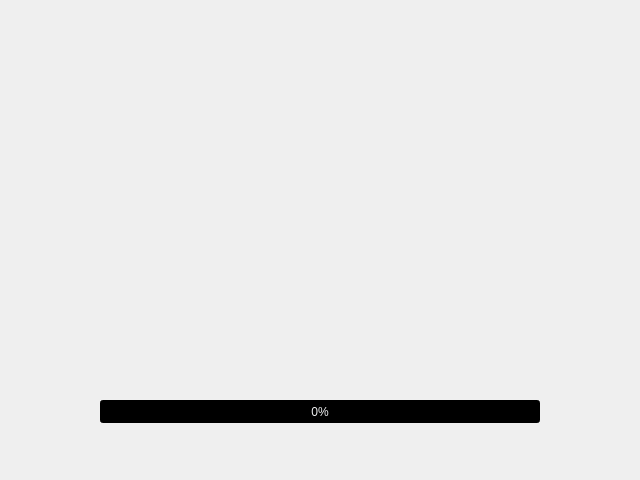
<?xml version="1.0" encoding="UTF-8"?>
<ui version="4.0">
 <class>MainWindow</class>
 <widget class="QMainWindow" name="MainWindow">
  <property name="geometry">
   <rect>
    <x>0</x>
    <y>0</y>
    <width>640</width>
    <height>480</height>
   </rect>
  </property>
  <property name="minimumSize">
   <size>
    <width>640</width>
    <height>480</height>
   </size>
  </property>
  <property name="maximumSize">
   <size>
    <width>640</width>
    <height>480</height>
   </size>
  </property>
  <property name="windowTitle">
   <string>HACKED</string>
  </property>
  <property name="styleSheet">
   <string notr="true">
QToolTip
{
    border: 1px solid #76797C;
    background-color: rgb(0, 0, 0);;
    color: white;
    padding: 5px;
    opacity: 200;
}

QWidget
{
    color: #eff0f1;
    background-color: #000000;
    selection-background-color:#3daee9;
    selection-color: #eff0f1;
    background-clip: border;
    border-image: none;
    border: 0px transparent black;
    outline: 0;
}

QWidget:item:hover
{
    background-color: #18465d;
    color: #eff0f1;
}

QWidget:item:selected
{
    background-color: #18465d;
}

QCheckBox
{
    spacing: 5px;
    outline: none;
    color: #eff0f1;
    margin-bottom: 2px;
}

QCheckBox:disabled
{
    color: #76797C;
}

QCheckBox::indicator,
QGroupBox::indicator
{
    width: 18px;
    height: 18px;
}
QGroupBox::indicator
{
    margin-left: 2px;
}

QCheckBox::indicator:unchecked
{
    image: url(:/qss_icons/rc/checkbox_unchecked.png);
}

QCheckBox::indicator:unchecked:hover,
QCheckBox::indicator:unchecked:focus,
QCheckBox::indicator:unchecked:pressed,
QGroupBox::indicator:unchecked:hover,
QGroupBox::indicator:unchecked:focus,
QGroupBox::indicator:unchecked:pressed
{
  border: none;
    image: url(:/qss_icons/rc/checkbox_unchecked_focus.png);
}

QCheckBox::indicator:checked
{
    image: url(:/qss_icons/rc/checkbox_checked.png);
}

QCheckBox::indicator:checked:hover,
QCheckBox::indicator:checked:focus,
QCheckBox::indicator:checked:pressed,
QGroupBox::indicator:checked:hover,
QGroupBox::indicator:checked:focus,
QGroupBox::indicator:checked:pressed
{
  border: none;
    image: url(:/qss_icons/rc/checkbox_checked_focus.png);
}


QCheckBox::indicator:indeterminate
{
    image: url(:/qss_icons/rc/checkbox_indeterminate.png);
}

QCheckBox::indicator:indeterminate:focus,
QCheckBox::indicator:indeterminate:hover,
QCheckBox::indicator:indeterminate:pressed
{
    image: url(:/qss_icons/rc/checkbox_indeterminate_focus.png);
}

QCheckBox::indicator:checked:disabled,
QGroupBox::indicator:checked:disabled
{
    image: url(:/qss_icons/rc/checkbox_checked_disabled.png);
}

QCheckBox::indicator:unchecked:disabled,
QGroupBox::indicator:unchecked:disabled
{
    image: url(:/qss_icons/rc/checkbox_unchecked_disabled.png);
}

QRadioButton
{
    spacing: 5px;
    outline: none;
    color: #eff0f1;
    margin-bottom: 2px;
}

QRadioButton:disabled
{
    color: #76797C;
}
QRadioButton::indicator
{
    width: 21px;
    height: 21px;
}

QRadioButton::indicator:unchecked
{
    image: url(:/qss_icons/rc/radio_unchecked.png);
}


QRadioButton::indicator:unchecked:hover,
QRadioButton::indicator:unchecked:focus,
QRadioButton::indicator:unchecked:pressed
{
    border: none;
    outline: none;
    image: url(:/qss_icons/rc/radio_unchecked_focus.png);
}

QRadioButton::indicator:checked
{
    border: none;
    outline: none;
    image: url(:/qss_icons/rc/radio_checked.png);
}

QRadioButton::indicator:checked:hover,
QRadioButton::indicator:checked:focus,
QRadioButton::indicator:checked:pressed
{
    border: none;
    outline: none;
    image: url(:/qss_icons/rc/radio_checked_focus.png);
}

QRadioButton::indicator:checked:disabled
{
    outline: none;
    image: url(:/qss_icons/rc/radio_checked_disabled.png);
}

QRadioButton::indicator:unchecked:disabled
{
    image: url(:/qss_icons/rc/radio_unchecked_disabled.png);
}


QMenuBar
{
    background-color: #31363b;
    color: #eff0f1;
}

QMenuBar::item
{
    background: transparent;
}

QMenuBar::item:selected
{
    background: transparent;
    border: 1px solid #76797C;
}

QMenuBar::item:pressed
{
    border: 1px solid #76797C;
    background-color: #3daee9;
    color: #eff0f1;
    margin-bottom:-1px;
    padding-bottom:1px;
}

QMenu
{
    border: 1px solid #76797C;
    color: #eff0f1;
    margin: 2px;
}

QMenu::icon
{
    margin: 5px;
}

QMenu::item
{
    padding: 5px 30px 5px 30px;
    border: 1px solid transparent; /* reserve space for selection border */
}

QMenu::item:selected
{
    color: #eff0f1;
}

QMenu::separator {
    height: 2px;
    background: lightblue;
    margin-left: 10px;
    margin-right: 5px;
}

QMenu::indicator {
    width: 18px;
    height: 18px;
}

/* non-exclusive indicator = check box style indicator
   (see QActionGroup::setExclusive) */
QMenu::indicator:non-exclusive:unchecked {
    image: url(:/qss_icons/rc/checkbox_unchecked.png);
}

QMenu::indicator:non-exclusive:unchecked:selected {
    image: url(:/qss_icons/rc/checkbox_unchecked_disabled.png);
}

QMenu::indicator:non-exclusive:checked {
    image: url(:/qss_icons/rc/checkbox_checked.png);
}

QMenu::indicator:non-exclusive:checked:selected {
    image: url(:/qss_icons/rc/checkbox_checked_disabled.png);
}

/* exclusive indicator = radio button style indicator (see QActionGroup::setExclusive) */
QMenu::indicator:exclusive:unchecked {
    image: url(:/qss_icons/rc/radio_unchecked.png);
}

QMenu::indicator:exclusive:unchecked:selected {
    image: url(:/qss_icons/rc/radio_unchecked_disabled.png);
}

QMenu::indicator:exclusive:checked {
    image: url(:/qss_icons/rc/radio_checked.png);
}

QMenu::indicator:exclusive:checked:selected {
    image: url(:/qss_icons/rc/radio_checked_disabled.png);
}

QMenu::right-arrow {
    margin: 5px;
    image: url(:/qss_icons/rc/right_arrow.png)
}


QWidget:disabled
{
    color: #454545;
    background-color: #31363b;
}

QAbstractItemView
{
    alternate-background-color: #31363b;
    color: #eff0f1;
    border: 1px solid 3A3939;
    border-radius: 2px;
}

QWidget:focus, QMenuBar:focus
{
    border: 1px solid #3daee9;
}

QTabWidget:focus, QCheckBox:focus, QRadioButton:focus, QSlider:focus
{
    border: none;
}

QLineEdit
{
    background-color: #232629;
    padding: 5px;
    border-style: solid;
    border: 1px solid #76797C;
    border-radius: 2px;
    color: #eff0f1;
}

QAbstractItemView QLineEdit
{
    padding: 0;
}

QGroupBox {
    border:1px solid #76797C;
    border-radius: 2px;
    margin-top: 20px;
}

QGroupBox::title {
    subcontrol-origin: margin;
    subcontrol-position: top center;
    padding-left: 10px;
    padding-right: 10px;
    padding-top: 10px;
}

QAbstractScrollArea
{
    border-radius: 2px;
    border: 1px solid #76797C;
    background-color: transparent;
}

QScrollBar:horizontal
{
    height: 15px;
    margin: 3px 15px 3px 15px;
    border: 1px transparent #2A2929;
    border-radius: 4px;
    background-color: #2A2929;
}

QScrollBar::handle:horizontal
{
    background-color: #605F5F;
    min-width: 5px;
    border-radius: 4px;
}

QScrollBar::add-line:horizontal
{
    margin: 0px 3px 0px 3px;
    border-image: url(:/qss_icons/rc/right_arrow_disabled.png);
    width: 10px;
    height: 10px;
    subcontrol-position: right;
    subcontrol-origin: margin;
}

QScrollBar::sub-line:horizontal
{
    margin: 0px 3px 0px 3px;
    border-image: url(:/qss_icons/rc/left_arrow_disabled.png);
    height: 10px;
    width: 10px;
    subcontrol-position: left;
    subcontrol-origin: margin;
}

QScrollBar::add-line:horizontal:hover,QScrollBar::add-line:horizontal:on
{
    border-image: url(:/qss_icons/rc/right_arrow.png);
    height: 10px;
    width: 10px;
    subcontrol-position: right;
    subcontrol-origin: margin;
}


QScrollBar::sub-line:horizontal:hover, QScrollBar::sub-line:horizontal:on
{
    border-image: url(:/qss_icons/rc/left_arrow.png);
    height: 10px;
    width: 10px;
    subcontrol-position: left;
    subcontrol-origin: margin;
}

QScrollBar::up-arrow:horizontal, QScrollBar::down-arrow:horizontal
{
    background: none;
}


QScrollBar::add-page:horizontal, QScrollBar::sub-page:horizontal
{
    background: none;
}

QScrollBar:vertical
{
    background-color: #2A2929;
    width: 15px;
    margin: 15px 3px 15px 3px;
    border: 1px transparent #2A2929;
    border-radius: 4px;
}

QScrollBar::handle:vertical
{
    background-color: #605F5F;
    min-height: 5px;
    border-radius: 4px;
}

QScrollBar::sub-line:vertical
{
    margin: 3px 0px 3px 0px;
    border-image: url(:/qss_icons/rc/up_arrow_disabled.png);
    height: 10px;
    width: 10px;
    subcontrol-position: top;
    subcontrol-origin: margin;
}

QScrollBar::add-line:vertical
{
    margin: 3px 0px 3px 0px;
    border-image: url(:/qss_icons/rc/down_arrow_disabled.png);
    height: 10px;
    width: 10px;
    subcontrol-position: bottom;
    subcontrol-origin: margin;
}

QScrollBar::sub-line:vertical:hover,QScrollBar::sub-line:vertical:on
{

    border-image: url(:/qss_icons/rc/up_arrow.png);
    height: 10px;
    width: 10px;
    subcontrol-position: top;
    subcontrol-origin: margin;
}


QScrollBar::add-line:vertical:hover, QScrollBar::add-line:vertical:on
{
    border-image: url(:/qss_icons/rc/down_arrow.png);
    height: 10px;
    width: 10px;
    subcontrol-position: bottom;
    subcontrol-origin: margin;
}

QScrollBar::up-arrow:vertical, QScrollBar::down-arrow:vertical
{
    background: none;
}


QScrollBar::add-page:vertical, QScrollBar::sub-page:vertical
{
    background: none;
}

QTextEdit
{
    background-color: #232629;
    color: #eff0f1;
    border: 1px solid #76797C;
}

QPlainTextEdit
{
    background-color: #232629;;
    color: #eff0f1;
    border-radius: 2px;
    border: 1px solid #76797C;
}

QHeaderView::section
{
    background-color: #76797C;
    color: #eff0f1;
    padding: 5px;
    border: 1px solid #76797C;
}

QSizeGrip {
    image: url(:/qss_icons/rc/sizegrip.png);
    width: 12px;
    height: 12px;
}


QMainWindow::separator
{
    background-color: #31363b;
    color: white;
    padding-left: 4px;
    spacing: 2px;
    border: 1px dashed #76797C;
}

QMainWindow::separator:hover
{

    background-color: #787876;
    color: white;
    padding-left: 4px;
    border: 1px solid #76797C;
    spacing: 2px;
}


QMenu::separator
{
    height: 1px;
    background-color: #76797C;
    color: white;
    padding-left: 4px;
    margin-left: 10px;
    margin-right: 5px;
}


QFrame
{
    border-radius: 2px;
    border: 1px solid #76797C;
}

QFrame[frameShape=&quot;0&quot;]
{
    border-radius: 2px;
    border: 1px transparent #76797C;
}

QStackedWidget
{
    border: 1px transparent black;
}

QToolBar {
    border: 1px transparent #393838;
    background: 1px solid #31363b;
    font-weight: bold;
}

QToolBar::handle:horizontal {
    image: url(:/qss_icons/rc/Hmovetoolbar.png);
}
QToolBar::handle:vertical {
    image: url(:/qss_icons/rc/Vmovetoolbar.png);
}
QToolBar::separator:horizontal {
    image: url(:/qss_icons/rc/Hsepartoolbar.png);
}
QToolBar::separator:vertical {
    image: url(:/qss_icons/rc/Vsepartoolbar.png);
}
QToolButton#qt_toolbar_ext_button {
    background: #58595a
}

QPushButton
{
    color: #eff0f1;
    background-color: #31363b;
    border-width: 1px;
    border-color: #76797C;
    border-style: solid;
    padding: 5px;
    border-radius: 2px;
    outline: none;
}

QPushButton:disabled
{
    background-color: #31363b;
    border-width: 1px;
    border-color: #454545;
    border-style: solid;
    padding-top: 5px;
    padding-bottom: 5px;
    padding-left: 10px;
    padding-right: 10px;
    border-radius: 2px;
    color: #454545;
}

QPushButton:focus {
    background-color: #3daee9;
    color: white;
}

QPushButton:pressed
{
    background-color: #3daee9;
    padding-top: -15px;
    padding-bottom: -17px;
}

QComboBox
{
    selection-background-color: #3daee9;
    border-style: solid;
    border: 1px solid #76797C;
    border-radius: 2px;
    padding: 5px;
    min-width: 75px;
}

QPushButton:checked{
    background-color: #76797C;
    border-color: #6A6969;
}

QComboBox:hover,QPushButton:hover,QAbstractSpinBox:hover,QLineEdit:hover,QTextEdit:hover,QPlainTextEdit:hover,QAbstractView:hover,QTreeView:hover
{
    border: 1px solid #3daee9;
    color: #eff0f1;
}

QComboBox:on
{
    padding-top: 3px;
    padding-left: 4px;
    selection-background-color: #4a4a4a;
}

QComboBox QAbstractItemView
{
    background-color: #232629;
    border-radius: 2px;
    border: 1px solid #76797C;
    selection-background-color: #18465d;
}

QComboBox::drop-down
{
    subcontrol-origin: padding;
    subcontrol-position: top right;
    width: 15px;

    border-left-width: 0px;
    border-left-color: darkgray;
    border-left-style: solid;
    border-top-right-radius: 3px;
    border-bottom-right-radius: 3px;
}

QComboBox::down-arrow
{
    image: url(:/qss_icons/rc/down_arrow_disabled.png);
}

QComboBox::down-arrow:on, QComboBox::down-arrow:hover,
QComboBox::down-arrow:focus
{
    image: url(:/qss_icons/rc/down_arrow.png);
}

QAbstractSpinBox {
    padding: 5px;
    border: 1px solid #76797C;
    background-color: #232629;
    color: #eff0f1;
    border-radius: 2px;
    min-width: 75px;
}

QAbstractSpinBox:up-button
{
    background-color: transparent;
    subcontrol-origin: border;
    subcontrol-position: center right;
}

QAbstractSpinBox:down-button
{
    background-color: transparent;
    subcontrol-origin: border;
    subcontrol-position: center left;
}

QAbstractSpinBox::up-arrow,QAbstractSpinBox::up-arrow:disabled,QAbstractSpinBox::up-arrow:off {
    image: url(:/qss_icons/rc/up_arrow_disabled.png);
    width: 10px;
    height: 10px;
}
QAbstractSpinBox::up-arrow:hover
{
    image: url(:/qss_icons/rc/up_arrow.png);
}


QAbstractSpinBox::down-arrow,QAbstractSpinBox::down-arrow:disabled,QAbstractSpinBox::down-arrow:off
{
    image: url(:/qss_icons/rc/down_arrow_disabled.png);
    width: 10px;
    height: 10px;
}
QAbstractSpinBox::down-arrow:hover
{
    image: url(:/qss_icons/rc/down_arrow.png);
}


QLabel
{
    border: 0px solid black;
    background: transparent;
}

QTabWidget{
    border: 0px transparent black;
}

QTabWidget::pane {
    border: 1px solid #76797C;
    padding: 5px;
    margin: 0px;
}

QTabWidget::tab-bar {
    left: 5px; /* move to the right by 5px */
}

QTabBar
{
    qproperty-drawBase: 0;
    border-radius: 3px;
}

QTabBar:focus
{
    border: 0px transparent black;
}

QTabBar::close-button  {
    image: url(:/qss_icons/rc/close.png);
    background: transparent;
}

QTabBar::close-button:hover
{
    image: url(:/qss_icons/rc/close-hover.png);
    background: transparent;
}

QTabBar::close-button:pressed {
    image: url(:/qss_icons/rc/close-pressed.png);
    background: transparent;
}

/* TOP TABS */
QTabBar::tab:top {
    color: #eff0f1;
    border: 1px solid #76797C;
    border-bottom: 1px transparent black;
    background-color: #31363b;
    padding: 5px;
    min-width: 50px;
    border-top-left-radius: 2px;
    border-top-right-radius: 2px;
}

QTabBar::tab:top:!selected
{
    color: #eff0f1;
    background-color: #54575B;
    border: 1px solid #76797C;
    border-bottom: 1px transparent black;
    border-top-left-radius: 2px;
    border-top-right-radius: 2px;
}

QTabBar::tab:top:!selected:hover {
    background-color: #3daee9;
}

/* BOTTOM TABS */
QTabBar::tab:bottom {
    color: #eff0f1;
    border: 1px solid #76797C;
    border-top: 1px transparent black;
    background-color: #31363b;
    padding: 5px;
    border-bottom-left-radius: 2px;
    border-bottom-right-radius: 2px;
    min-width: 50px;
}

QTabBar::tab:bottom:!selected
{
    color: #eff0f1;
    background-color: #54575B;
    border: 1px solid #76797C;
    border-top: 1px transparent black;
    border-bottom-left-radius: 2px;
    border-bottom-right-radius: 2px;
}

QTabBar::tab:bottom:!selected:hover {
    background-color: #3daee9;
}

/* LEFT TABS */
QTabBar::tab:left {
    color: #eff0f1;
    border: 1px solid #76797C;
    border-left: 1px transparent black;
    background-color: #31363b;
    padding: 5px;
    border-top-right-radius: 2px;
    border-bottom-right-radius: 2px;
    min-height: 50px;
}

QTabBar::tab:left:!selected
{
    color: #eff0f1;
    background-color: #54575B;
    border: 1px solid #76797C;
    border-left: 1px transparent black;
    border-top-right-radius: 2px;
    border-bottom-right-radius: 2px;
}

QTabBar::tab:left:!selected:hover {
    background-color: #3daee9;
}


/* RIGHT TABS */
QTabBar::tab:right {
    color: #eff0f1;
    border: 1px solid #76797C;
    border-right: 1px transparent black;
    background-color: #31363b;
    padding: 5px;
    border-top-left-radius: 2px;
    border-bottom-left-radius: 2px;
    min-height: 50px;
}

QTabBar::tab:right:!selected
{
    color: #eff0f1;
    background-color: #54575B;
    border: 1px solid #76797C;
    border-right: 1px transparent black;
    border-top-left-radius: 2px;
    border-bottom-left-radius: 2px;
}

QTabBar::tab:right:!selected:hover {
    background-color: #3daee9;
}

QTabBar QToolButton::right-arrow:enabled {
     image: url(:/qss_icons/rc/right_arrow.png);
 }

 QTabBar QToolButton::left-arrow:enabled {
     image: url(:/qss_icons/rc/left_arrow.png);
 }

QTabBar QToolButton::right-arrow:disabled {
     image: url(:/qss_icons/rc/right_arrow_disabled.png);
 }

 QTabBar QToolButton::left-arrow:disabled {
     image: url(:/qss_icons/rc/left_arrow_disabled.png);
 }


QDockWidget {
    background: #31363b;
    border: 1px solid #403F3F;
    titlebar-close-icon: url(:/qss_icons/rc/close.png);
    titlebar-normal-icon: url(:/qss_icons/rc/undock.png);
}

QDockWidget::close-button, QDockWidget::float-button {
    border: 1px solid transparent;
    border-radius: 2px;
    background: transparent;
}

QDockWidget::close-button:hover, QDockWidget::float-button:hover {
    background: rgba(255, 255, 255, 10);
}

QDockWidget::close-button:pressed, QDockWidget::float-button:pressed {
    padding: 1px -1px -1px 1px;
    background: rgba(255, 255, 255, 10);
}

QTreeView, QListView
{
    border: 1px solid #76797C;
    background-color: #232629;
}

QTreeView:branch:selected, QTreeView:branch:hover
{
    background: url(:/qss_icons/rc/transparent.png);
}

QTreeView::branch:has-siblings:!adjoins-item {
    border-image: url(:/qss_icons/rc/transparent.png);
}

QTreeView::branch:has-siblings:adjoins-item {
    border-image: url(:/qss_icons/rc/transparent.png);
}

QTreeView::branch:!has-children:!has-siblings:adjoins-item {
    border-image: url(:/qss_icons/rc/transparent.png);
}

QTreeView::branch:has-children:!has-siblings:closed,
QTreeView::branch:closed:has-children:has-siblings {
    image: url(:/qss_icons/rc/branch_closed.png);
}

QTreeView::branch:open:has-children:!has-siblings,
QTreeView::branch:open:has-children:has-siblings  {
    image: url(:/qss_icons/rc/branch_open.png);
}

QTreeView::branch:has-children:!has-siblings:closed:hover,
QTreeView::branch:closed:has-children:has-siblings:hover {
    image: url(:/qss_icons/rc/branch_closed-on.png);
    }

QTreeView::branch:open:has-children:!has-siblings:hover,
QTreeView::branch:open:has-children:has-siblings:hover  {
    image: url(:/qss_icons/rc/branch_open-on.png);
    }

QListView::item:!selected:hover, QTreeView::item:!selected:hover  {
    background: #18465d;
    outline: 0;
    color: #eff0f1
}

QListView::item:selected:hover, QTreeView::item:selected:hover  {
    background: #287399;
    color: #eff0f1;
}

QTreeView::indicator:checked, QListView::indicator:checked
{
    image: url(:/qss_icons/rc/checkbox_checked.png);
}

QTreeView::indicator:checked, QListView::indicator:checked
{
    image: url(:/qss_icons/rc/checkbox_unchecked.png);
}

QTreeView::indicator:checked:hover,
QTreeView::indicator:checked:focus,
QTreeView::indicator:checked:pressed,
QListView::indicator:checked:hover,
QListView::indicator:checked:focus,
QListView::indicator:checked:pressed
{
    image: url(:/qss_icons/rc/checkbox_checked_focus.png);
}

QTreeView::indicator:unchecked:hover,
QTreeView::indicator:unchecked:focus,
QTreeView::indicator:unchecked:pressed,
QListView::indicator:unchecked:hover,
QListView::indicator:unchecked:focus,
QListView::indicator:unchecked:pressed
{
    image: url(:/qss_icons/rc/checkbox_unchecked_focus.png);
}

QSlider::groove:horizontal {
    border: 1px solid #565a5e;
    height: 4px;
    background: #565a5e;
    margin: 0px;
    border-radius: 2px;
}

QSlider::handle:horizontal {
    background: #232629;
    border: 1px solid #565a5e;
    width: 16px;
    height: 16px;
    margin: -8px 0;
    border-radius: 9px;
}

QSlider::groove:vertical {
    border: 1px solid #565a5e;
    width: 4px;
    background: #565a5e;
    margin: 0px;
    border-radius: 3px;
}

QSlider::handle:vertical {
    background: #232629;
    border: 1px solid #565a5e;
    width: 16px;
    height: 16px;
    margin: 0 -8px;
    border-radius: 9px;
}

QToolButton {
    background-color: transparent;
    border: 1px transparent #76797C;
    border-radius: 2px;
    margin: 3px;
    padding: 5px;
}

QToolButton[popupMode=&quot;1&quot;] { /* only for MenuButtonPopup */
 padding-right: 20px; /* make way for the popup button */
 border: 1px #76797C;
 border-radius: 5px;
}

QToolButton[popupMode=&quot;2&quot;] { /* only for InstantPopup */
 padding-right: 10px; /* make way for the popup button */
 border: 1px #76797C;
}


QToolButton:hover, QToolButton::menu-button:hover {
    background-color: transparent;
    border: 1px solid #3daee9;
    padding: 5px;
}

QToolButton:checked, QToolButton:pressed,
        QToolButton::menu-button:pressed {
    background-color: #3daee9;
    border: 1px solid #3daee9;
    padding: 5px;
}

/* the subcontrol below is used only in the InstantPopup or DelayedPopup mode */
QToolButton::menu-indicator {
    image: url(:/qss_icons/rc/down_arrow.png);
    top: -7px; left: -2px; /* shift it a bit */
}

/* the subcontrols below are used only in the MenuButtonPopup mode */
QToolButton::menu-button {
    border: 1px transparent #76797C;
    border-top-right-radius: 6px;
    border-bottom-right-radius: 6px;
    /* 16px width + 4px for border = 20px allocated above */
    width: 16px;
    outline: none;
}

QToolButton::menu-arrow {
    image: url(:/qss_icons/rc/down_arrow.png);
}

QToolButton::menu-arrow:open {
    border: 1px solid #76797C;
}

QPushButton::menu-indicator  {
    subcontrol-origin: padding;
    subcontrol-position: bottom right;
    left: 8px;
}

QTableView
{
    border: 1px solid #76797C;
    gridline-color: #31363b;
    background-color: #232629;
}


QTableView, QHeaderView
{
    border-radius: 0px;
}

QTableView::item:pressed, QListView::item:pressed, QTreeView::item:pressed  {
    background: #18465d;
    color: #eff0f1;
}

QTableView::item:selected:active, QTreeView::item:selected:active, QListView::item:selected:active  {
    background: #287399;
    color: #eff0f1;
}


QHeaderView
{
    background-color: #31363b;
    border: 1px transparent;
    border-radius: 0px;
    margin: 0px;
    padding: 0px;

}

QHeaderView::section  {
    background-color: #31363b;
    color: #eff0f1;
    padding: 5px;
    border: 1px solid #76797C;
    border-radius: 0px;
    text-align: center;
}

QHeaderView::section::vertical::first, QHeaderView::section::vertical::only-one
{
    border-top: 1px solid #76797C;
}

QHeaderView::section::vertical
{
    border-top: transparent;
}

QHeaderView::section::horizontal::first, QHeaderView::section::horizontal::only-one
{
    border-left: 1px solid #76797C;
}

QHeaderView::section::horizontal
{
    border-left: transparent;
}


QHeaderView::section:checked
 {
    color: white;
    background-color: #334e5e;
 }

 /* style the sort indicator */
QHeaderView::down-arrow {
    image: url(:/qss_icons/rc/down_arrow.png);
}

QHeaderView::up-arrow {
    image: url(:/qss_icons/rc/up_arrow.png);
}


QTableCornerButton::section {
    background-color: #31363b;
    border: 1px transparent #76797C;
    border-radius: 0px;
}

QToolBox  {
    padding: 5px;
    border: 1px transparent black;
}

QToolBox::tab {
    color: #eff0f1;
    background-color: #31363b;
    border: 1px solid #76797C;
    border-bottom: 1px transparent #31363b;
    border-top-left-radius: 5px;
    border-top-right-radius: 5px;
}

QToolBox::tab:selected { /* italicize selected tabs */
    font: italic;
    background-color: #31363b;
    border-color: #3daee9;
 }

QStatusBar::item {
    border: 0px transparent dark;
 }


QFrame[height=&quot;3&quot;], QFrame[width=&quot;3&quot;] {
    background-color: #76797C;
}


QSplitter::handle {
    border: 1px dashed #76797C;
}

QSplitter::handle:hover {
    background-color: #787876;
    border: 1px solid #76797C;
}

QSplitter::handle:horizontal {
    width: 1px;
}

QSplitter::handle:vertical {
    height: 1px;
}

QProgressBar {
    border: 1px solid #20C20E;
    border-radius: 5px;
    text-align: center;
}

QProgressBar::chunk {
    background-color: #20C20E;
}

QDateEdit
{
    selection-background-color: #3daee9;
    border-style: solid;
    border: 1px solid #3375A3;
    border-radius: 2px;
    padding: 1px;
    min-width: 75px;
}

QDateEdit:on
{
    padding-top: 3px;
    padding-left: 4px;
    selection-background-color: #4a4a4a;
}

QDateEdit QAbstractItemView
{
    background-color: #232629;
    border-radius: 2px;
    border: 1px solid #3375A3;
    selection-background-color: #3daee9;
}

QDateEdit::drop-down
{
    subcontrol-origin: padding;
    subcontrol-position: top right;
    width: 15px;
    border-left-width: 0px;
    border-left-color: darkgray;
    border-left-style: solid;
    border-top-right-radius: 3px;
    border-bottom-right-radius: 3px;
}

QDateEdit::down-arrow
{
    image: url(:/qss_icons/rc/down_arrow_disabled.png);
}

QDateEdit::down-arrow:on, QDateEdit::down-arrow:hover,
QDateEdit::down-arrow:focus
{
    image: url(:/qss_icons/rc/down_arrow.png);
}</string>
  </property>
  <widget class="QWidget" name="centralwidget">
   <widget class="QLabel" name="splah_image">
    <property name="geometry">
     <rect>
      <x>210</x>
      <y>40</y>
      <width>217</width>
      <height>320</height>
     </rect>
    </property>
    <property name="text">
     <string/>
    </property>
   </widget>
   <widget class="QProgressBar" name="progressBar">
    <property name="geometry">
     <rect>
      <x>100</x>
      <y>400</y>
      <width>440</width>
      <height>23</height>
     </rect>
    </property>
    <property name="palette">
     <palette>
      <active>
       <colorrole role="WindowText">
        <brush brushstyle="SolidPattern">
         <color alpha="255">
          <red>239</red>
          <green>240</green>
          <blue>241</blue>
         </color>
        </brush>
       </colorrole>
       <colorrole role="Button">
        <brush brushstyle="SolidPattern">
         <color alpha="255">
          <red>0</red>
          <green>0</green>
          <blue>0</blue>
         </color>
        </brush>
       </colorrole>
       <colorrole role="Text">
        <brush brushstyle="SolidPattern">
         <color alpha="255">
          <red>239</red>
          <green>240</green>
          <blue>241</blue>
         </color>
        </brush>
       </colorrole>
       <colorrole role="ButtonText">
        <brush brushstyle="SolidPattern">
         <color alpha="255">
          <red>239</red>
          <green>240</green>
          <blue>241</blue>
         </color>
        </brush>
       </colorrole>
       <colorrole role="Base">
        <brush brushstyle="SolidPattern">
         <color alpha="255">
          <red>0</red>
          <green>0</green>
          <blue>0</blue>
         </color>
        </brush>
       </colorrole>
       <colorrole role="Window">
        <brush brushstyle="SolidPattern">
         <color alpha="255">
          <red>0</red>
          <green>0</green>
          <blue>0</blue>
         </color>
        </brush>
       </colorrole>
       <colorrole role="Highlight">
        <brush brushstyle="SolidPattern">
         <color alpha="255">
          <red>61</red>
          <green>174</green>
          <blue>233</blue>
         </color>
        </brush>
       </colorrole>
       <colorrole role="HighlightedText">
        <brush brushstyle="SolidPattern">
         <color alpha="255">
          <red>239</red>
          <green>240</green>
          <blue>241</blue>
         </color>
        </brush>
       </colorrole>
      </active>
      <inactive>
       <colorrole role="WindowText">
        <brush brushstyle="SolidPattern">
         <color alpha="255">
          <red>239</red>
          <green>240</green>
          <blue>241</blue>
         </color>
        </brush>
       </colorrole>
       <colorrole role="Button">
        <brush brushstyle="SolidPattern">
         <color alpha="255">
          <red>0</red>
          <green>0</green>
          <blue>0</blue>
         </color>
        </brush>
       </colorrole>
       <colorrole role="Text">
        <brush brushstyle="SolidPattern">
         <color alpha="255">
          <red>239</red>
          <green>240</green>
          <blue>241</blue>
         </color>
        </brush>
       </colorrole>
       <colorrole role="ButtonText">
        <brush brushstyle="SolidPattern">
         <color alpha="255">
          <red>239</red>
          <green>240</green>
          <blue>241</blue>
         </color>
        </brush>
       </colorrole>
       <colorrole role="Base">
        <brush brushstyle="SolidPattern">
         <color alpha="255">
          <red>0</red>
          <green>0</green>
          <blue>0</blue>
         </color>
        </brush>
       </colorrole>
       <colorrole role="Window">
        <brush brushstyle="SolidPattern">
         <color alpha="255">
          <red>0</red>
          <green>0</green>
          <blue>0</blue>
         </color>
        </brush>
       </colorrole>
       <colorrole role="Highlight">
        <brush brushstyle="SolidPattern">
         <color alpha="255">
          <red>61</red>
          <green>174</green>
          <blue>233</blue>
         </color>
        </brush>
       </colorrole>
       <colorrole role="HighlightedText">
        <brush brushstyle="SolidPattern">
         <color alpha="255">
          <red>239</red>
          <green>240</green>
          <blue>241</blue>
         </color>
        </brush>
       </colorrole>
      </inactive>
      <disabled>
       <colorrole role="WindowText">
        <brush brushstyle="SolidPattern">
         <color alpha="255">
          <red>69</red>
          <green>69</green>
          <blue>69</blue>
         </color>
        </brush>
       </colorrole>
       <colorrole role="Button">
        <brush brushstyle="SolidPattern">
         <color alpha="255">
          <red>49</red>
          <green>54</green>
          <blue>59</blue>
         </color>
        </brush>
       </colorrole>
       <colorrole role="Text">
        <brush brushstyle="SolidPattern">
         <color alpha="255">
          <red>69</red>
          <green>69</green>
          <blue>69</blue>
         </color>
        </brush>
       </colorrole>
       <colorrole role="ButtonText">
        <brush brushstyle="SolidPattern">
         <color alpha="255">
          <red>69</red>
          <green>69</green>
          <blue>69</blue>
         </color>
        </brush>
       </colorrole>
       <colorrole role="Base">
        <brush brushstyle="SolidPattern">
         <color alpha="255">
          <red>49</red>
          <green>54</green>
          <blue>59</blue>
         </color>
        </brush>
       </colorrole>
       <colorrole role="Window">
        <brush brushstyle="SolidPattern">
         <color alpha="255">
          <red>49</red>
          <green>54</green>
          <blue>59</blue>
         </color>
        </brush>
       </colorrole>
       <colorrole role="Highlight">
        <brush brushstyle="SolidPattern">
         <color alpha="255">
          <red>61</red>
          <green>174</green>
          <blue>233</blue>
         </color>
        </brush>
       </colorrole>
       <colorrole role="HighlightedText">
        <brush brushstyle="SolidPattern">
         <color alpha="255">
          <red>239</red>
          <green>240</green>
          <blue>241</blue>
         </color>
        </brush>
       </colorrole>
      </disabled>
     </palette>
    </property>
    <property name="value">
     <number>0</number>
    </property>
   </widget>
   <widget class="QLabel" name="splah_image_2">
    <property name="geometry">
     <rect>
      <x>0</x>
      <y>0</y>
      <width>640</width>
      <height>480</height>
     </rect>
    </property>
    <property name="text">
     <string/>
    </property>
   </widget>
   <zorder>splah_image_2</zorder>
   <zorder>splah_image</zorder>
   <zorder>progressBar</zorder>
  </widget>
 </widget>
 <resources/>
 <connections/>
</ui>
